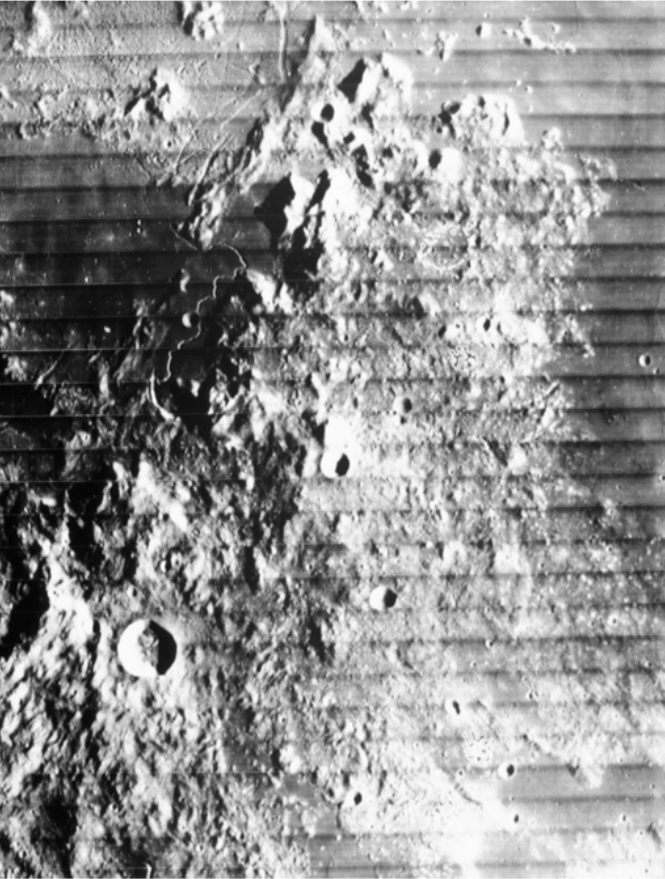
%> input picture lab12/5_Fourier/lunar.bmp, 665 x 879 px
$ octave usuwanie_zaklocen.m   (GNU Octave 9; MATLAB toolbox functions it lacks are replaced by stand-ins)
%> lines starting %> are read from the running program, lines starting %| are printed output that depends on the picture
clc;
clearvars;
close all;

th = 26;
img = imread('5_Fourier/lunar.bmp');
%> img is the input picture: size 879x665 uint8; min 0, max 255, mean 146.3

subplot(2,2,1);
imshow(img);
title('Oryginalny');

transformed = fft2(img);
transformed = fftshift(transformed);
subplot(2,2,2);
A = abs(transformed);
A = log10(A+1);
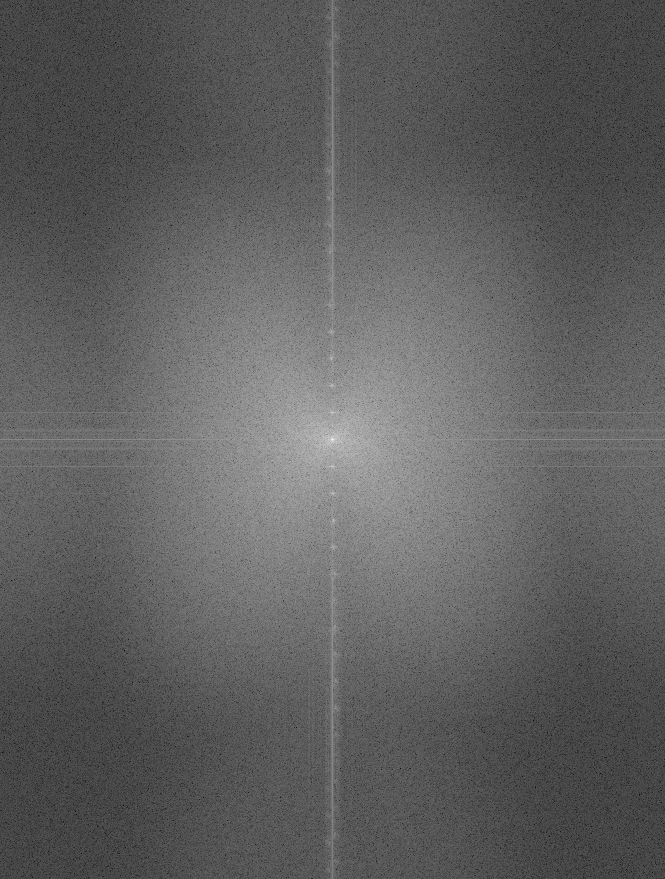
%> A: size 879x665 double; min 0.382, max 7.93, mean 3.21; drawn with min black and max white
imshow(A, []);
title('Amplituda');

subplot(2,2,3);
faza = angle(transformed.*(A > 0.0001));
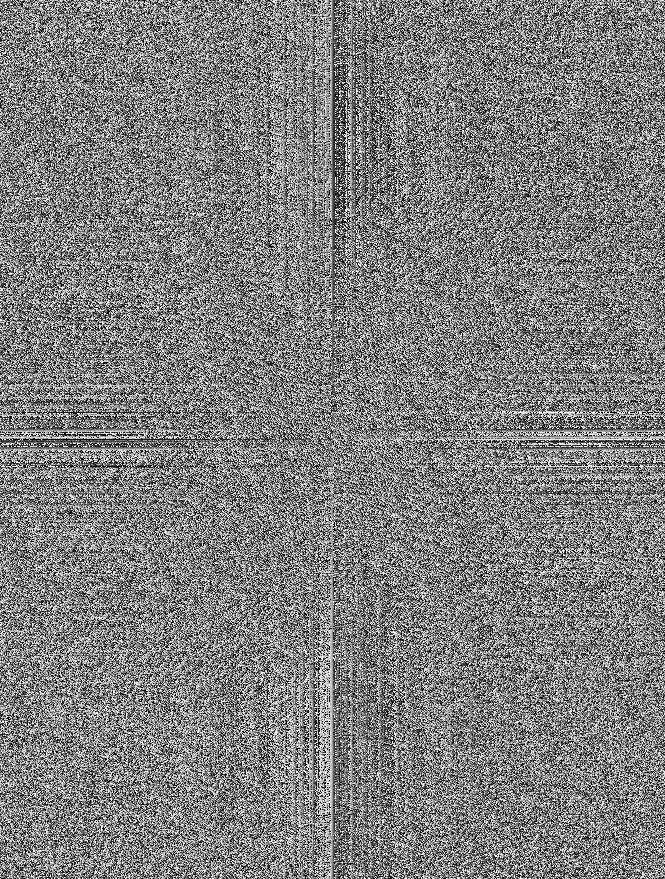
%> faza: size 879x665 double; min -3.14, max 3.14, mean -1.46e-18; drawn with min black and max white
imshow(faza);
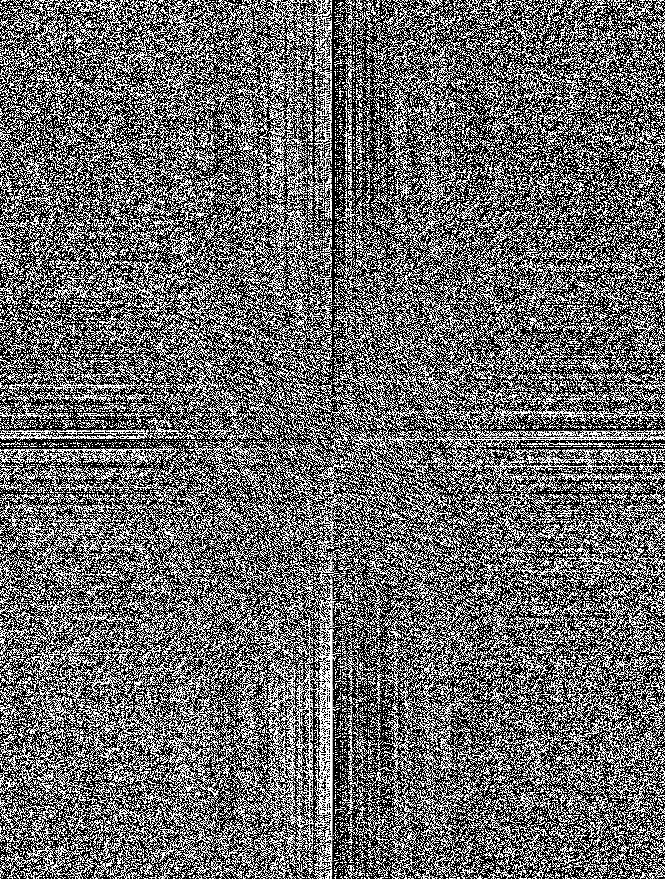
%> displayed picture: size 879x665, on the screen's scale of 0 to 255; min 0, max 255, mean 106.7
title('Faza');

imgfft2 = fft2(img);
fft2abs = log10(abs(imgfft2)+1);
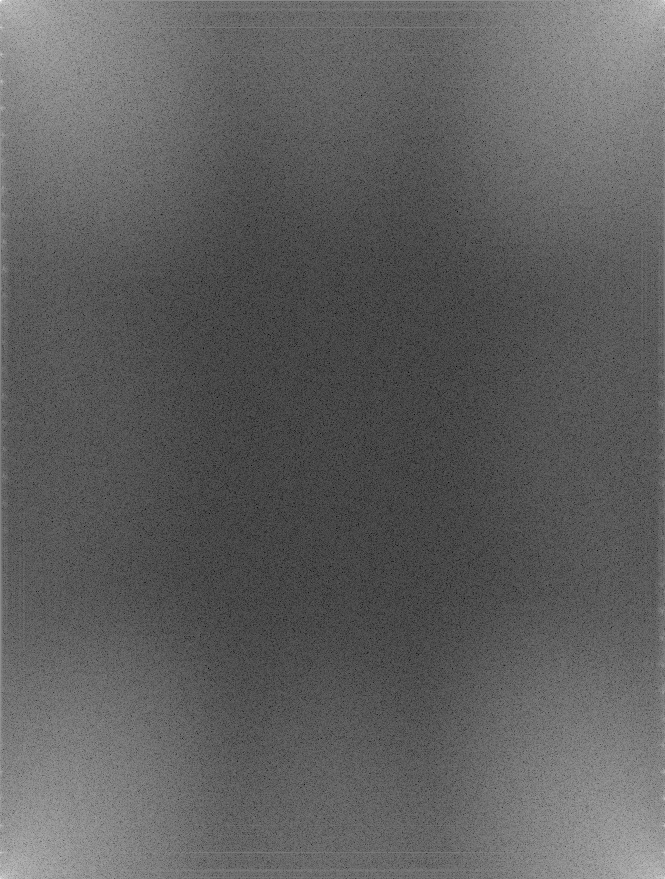
%> fft2abs: size 879x665 double; min 0.382, max 7.93, mean 3.21; mean of the top-left, top-right, bottom-left and bottom-right quarters 3.22, 3.21, 3.21, 3.21; drawn with min black and max white
imgfft2(fft2abs > th) = 0;

subplot(2,2,4);
back = ifftshift(imgfft2);
Ori = ifft2(back);
imshow(Ori, []);
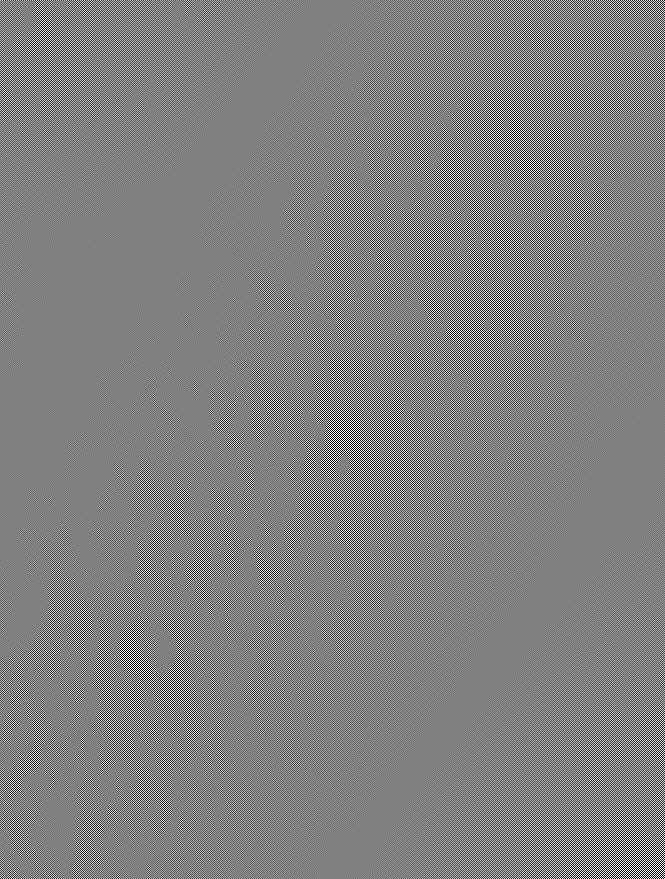
%> displayed picture: size 879x665, on the screen's scale of 0 to 255; min 0, max 255, mean 127.5
title('Usuniete zaklocenia');
